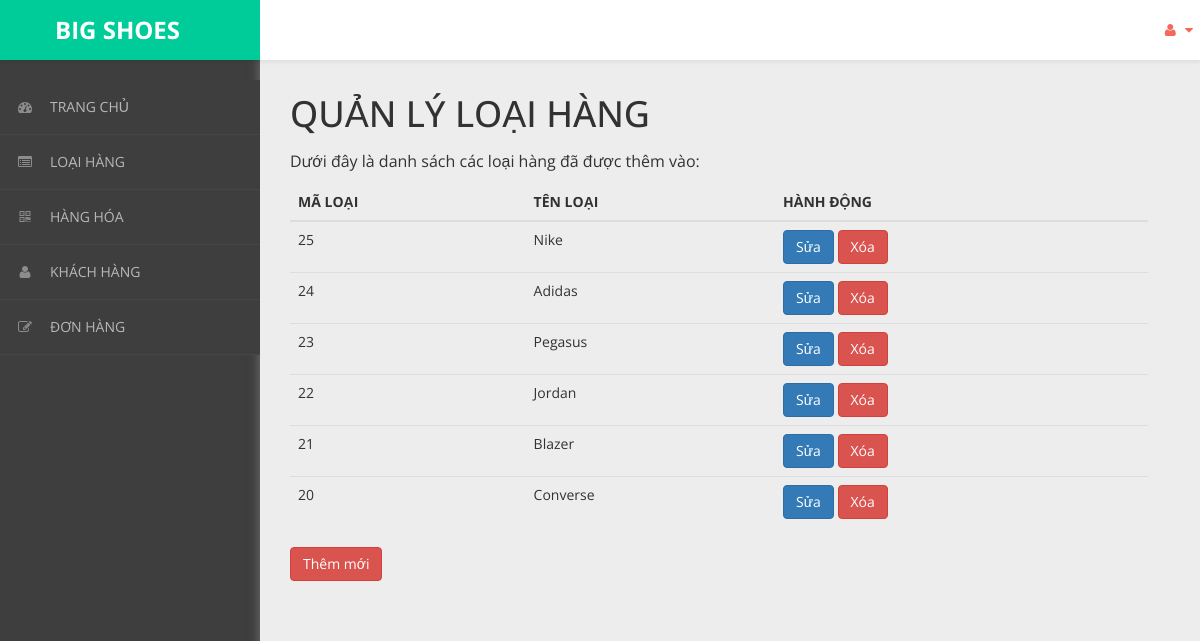
Screenshot of /admin/content/loai-hang/loai-hang-list.php with the database file from the repository.
### tables this page shows
CREATE TABLE `loai_hang` (
  `ma_loai` int(11) NOT NULL,
  `ten_loai` varchar(50) NOT NULL
);

### admin/dao/pdo.php (called while the page is built, shortened)
<?php
    function pdo_get_connection(){
        $pdo = new PDO("mysql:host=localhost;dbname=bigshoes",'root','');
        $pdo->setAttribute(PDO::ATTR_ERRMODE, PDO::ERRMODE_EXCEPTION);
        return $pdo;
    }
    function pdo_query($sql){
        $sql_args = array_slice(func_get_args(),1);
        try{
            $conn = pdo_get_connection();
            $stmt = $conn ->prepare($sql);
            $stmt -> execute($sql_args);
            $rows = $stmt -> fetchAll();
            return $rows;
        }catch(PDOException $e){
            throw $e;
        }finally{
            unset($conn);
        }
    }
    ?>

### admin/dao/loai-hang.php (called while the page is built, shortened)
<?php
    require_once ('pdo.php');
    function loai_hang_select_all(){
        $sql = "SELECT * FROM loai_hang ORDER BY ma_loai DESC";
        return pdo_query($sql);
    }
?>

### admin/content/loai-hang/loai-hang-list.php (the view, shortened to what this page needs)
<!DOCTYPE html>
<html xmlns="http://www.w3.org/1999/xhtml">
<head>
    <link href="../../../css/admin/css/bootstrap.css" rel="stylesheet" />
    <link href="../../../css/admin/css/font-awesome.css" rel="stylesheet" />
    <link href="../../../css/admin/css/custom-styles.css" rel="stylesheet" />
</head>
<body>
    <div id="wrapper">
        <nav class="navbar navbar-default top-navbar" role="navigation">
            <div class="navbar-header">
                <a class="navbar-brand" href="../../../../bigshoes/trang-chinh/" style="background:#00CC99;">
                    <strong style="margin-left: 40px;">BIG SHOES</strong></a>
            </div>
            <ul class="nav navbar-top-links navbar-right">
                <li class="dropdown">
                    <a class="dropdown-toggle" data-toggle="dropdown" href="#" aria-expanded="false">
                        <i class="fa fa-user fa-fw"></i> <i class="fa fa-caret-down"></i>
                    </a>
                </li>
            </ul>
        </nav>
        <nav class="navbar-default navbar-side" role="navigation">
            <div class="sidebar-collapse">
                <ul class="nav" id="main-menu">
                    <li>
                        <a href="../thong-ke/thong-ke-list.php"><i class="fa fa-dashboard"></i>TRANG CHỦ</a>
                    </li>
                    <li>
                        <a href="../loai-hang/loai-hang-list.php"><i class="fa fa-list-alt" aria-hidden="true"></i>LOẠI HÀNG</a>
                    </li>
                    <li>
                        <a href="../hang-hoa/hang-hoa-list.php"><i class="fa fa-qrcode"></i>HÀNG HÓA</a>
                    </li>
                    <li>
                        <a href="../khach-hang/khach-hang-list.php"><i class="fa fa-user"></i>KHÁCH HÀNG</a>
                    </li>
                    <li>
                        <a href="../hoa-don/hoa-don-list.php"><i class="fa fa-edit"></i>ĐƠN HÀNG</a>
                    </li>
                </ul>
            </div>
        </nav>
        <div id="page-wrapper">
            <div class="header">
                <div class="page-header">
                    <h1>QUẢN LÝ LOẠI HÀNG</h1>
                    <p>Dưới đây là danh sách các loại hàng đã được thêm vào:</p>
                    <?php
                    require_once('../../dao/loai-hang.php');
                    $items = loai_hang_select_all();
                    ?>
                    <table class="table table-hover">
                        <thead>
                            <tr>
                                <th>MÃ LOẠI</th>
                                <th>TÊN LOẠI</th>
                                <th>HÀNH ĐỘNG</th>
                            </tr>
                        </thead>
                        <tbody>
                            <?php foreach ($items as $item) {
                                extract($item);
                            ?>
                                <tr>
                                    <td><?= $ma_loai ?></td>
                                    <td><?= $ten_loai ?></td>
                                    <td>
                                        <a href="loai-hang-update.php?ma_loai=<?= $ma_loai ?>"><button class="btn btn-primary">Sửa</button></a>
                                        <a onclick="return confirm('Bạn có chắc chắn muốn xóa ?')" href="loai-hang-delete.php?ma_loai=<?= $ma_loai ?>"><button class="btn btn-danger">Xóa</button></a>
                                    </td>
                                </tr>
                            <?php } ?>
                        </tbody>
                    </table>
                    <a href="../../content/loai-hang/loai-hang-new.php"><button class="btn btn-danger">Thêm mới</button></a>
                </div>
            </div>
        </div>
    </div>
</body>
</html>

### css/admin/css/custom-styles.css (style rules this page uses)
body { font-family: 'Open Sans', sans-serif; background: #3E3E3E; }
#wrapper { width: 100%; }
#page-wrapper { padding: 15px 15px; min-height: 600px; background: #EDEDED; }
h1, .h1, h2, .h2, h3, .h3 { margin-top: 7px; margin-bottom: -5px; }
p { font-size:16px; line-height:25px; padding-top:20px; }
.navbar-side { z-index: 0; }
.navbar-side .nav > li > a > i { color: #8C8C8C;padding: 8px;width: 30px;text-align: center; }
.top-navbar { position: fixed; width: 100%; z-index: 300; -webkit-box-shadow: 0 3px 3px rgba(0, 0, 0, 0.05); -moz-box-shadow: 0 3px 3px rgba(0, 0, 0, 0.05); box-shadow: 0 3px 3px rgba(0, 0, 0, 0.05); }
.navbar-side { z-index: 1; position: fixed; width: 260px; top: 80px; }
#page-wrapper { position: relative; top: 55px; box-shadow: 0 0 10px #757575; -moz-box-shadow: 0 0 10px #757575; -webkit-box-shadow: 0 0 10px #757575; }
.page-header { margin: 0;border-bottom: 1px solid transparent;text-align: left;background-color: rgb(237, 237, 237);padding: 32px 22px 32px 0;color: #323232; }
.header { margin: 0 30px; }
.top-navbar { margin:0px; }
.top-navbar .navbar-brand { color: #fff;width: 260px;text-align: left;height: 60px;font-size: 24px;font-weight: 700;line-height: 30px;background: #F36A5A; }
.top-navbar .nav > li { position: relative; display: inline-block; margin: 0px; padding: 0px; }
.top-navbar .nav > li > a { position: relative; display: block; padding: 20px;color: #FFFFFF; margin: 0px; }
.sidebar-collapse , .sidebar-collapse .nav { background:none; }
.sidebar-collapse .nav { padding:0; }
.sidebar-collapse .nav > li > a { color: #B8B8B8; background:transparent; text-shadow:none; font-size: 14px; }
.sidebar-collapse > .nav > li > a { padding: 12px 10px; }
.sidebar-collapse > .nav > li { border-bottom: 1px solid rgba(107, 108, 109, 0.19); }
.navbar-side { border:none; background: #3E3E3E; }
.top-navbar { background: #FFFFFF; border-bottom:none; }
.top-navbar .nav > li > a > i { margin-right: 2px; }
.navbar-default { border:0px solid black; }
.navbar-header { background: transparent; }
.nav > li > a > i { margin-right:10px; color: rgb(243, 106, 90); }
@media (min-width:768px) { #page-wrapper { margin: 0 0 0 260px; padding: 0; min-height: 1200px; } }
@media (min-width:768px) { .navbar-side { width: 260px; z-index: 1; } }
@media (min-width:768px) { .navbar { border-radius: 0px; } }

### rows the page displays
loai_hang: ma_loai "25", ten_loai "Nike"
loai_hang: ma_loai "24", ten_loai "Adidas"
loai_hang: ma_loai "23", ten_loai "Pegasus"
loai_hang: ma_loai "22", ten_loai "Jordan"
loai_hang: ma_loai "21", ten_loai "Blazer"
loai_hang: ma_loai "20", ten_loai "Converse"
